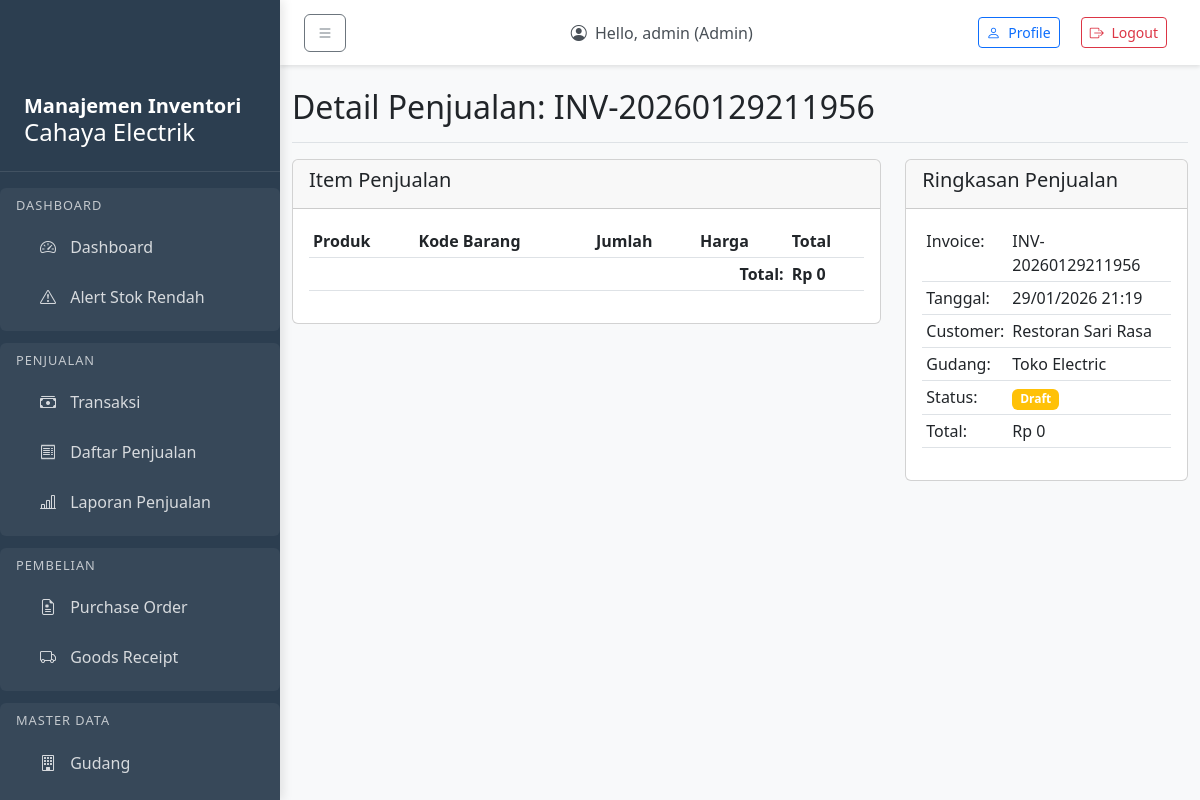
/sales/15/ (signed in), run on an earlier commit of the app's database.
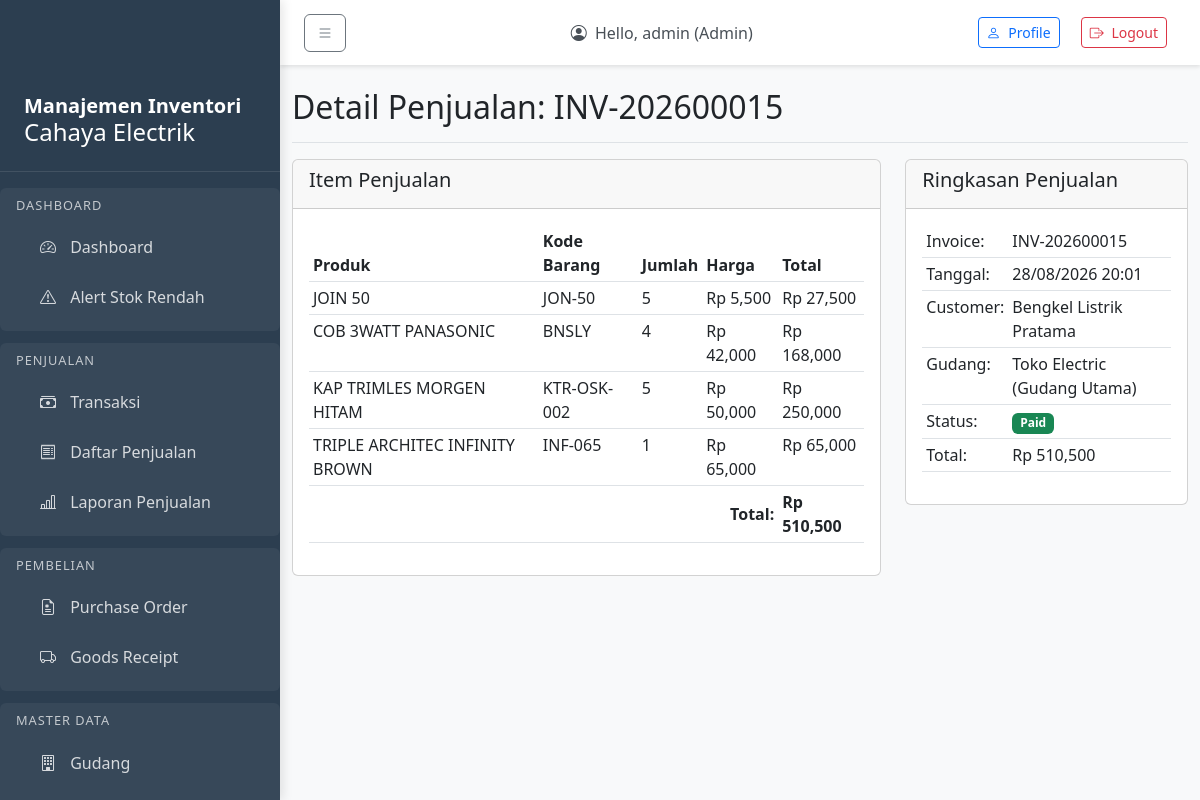
And on a later commit of the database.
### sales/models.py (models this page shows, shortened)
class Sale(models.Model):
    STATUS_CHOICES = [
        ('DRAFT', 'Draft'),
        ('PAID', 'Paid'),
        ('CANCELLED', 'Cancelled'),
    ]
    invoice_number = models.CharField(max_length=40, unique=True)
    customer = models.ForeignKey(Customer, on_delete=models.CASCADE, null=True, blank=True)
    warehouse = models.ForeignKey(Warehouse, on_delete=models.CASCADE)
    user = models.ForeignKey(User, on_delete=models.SET_NULL, null=True, blank=True, related_name='sales')
    status = models.CharField(max_length=20, choices=STATUS_CHOICES, default='DRAFT')
    total_amount = models.DecimalField(max_digits=14, decimal_places=2, default=0)
    sold_at = models.DateTimeField(auto_now_add=True)
    class Meta:
        db_table = 'sale'
        indexes = [
            models.Index(fields=['sold_at', 'status']),
        ]

class SaleItem(models.Model):
    sale = models.ForeignKey(Sale, on_delete=models.CASCADE, related_name='items')
    product = models.ForeignKey(Product, on_delete=models.CASCADE)
    qty = models.IntegerField()
    price = models.DecimalField(max_digits=12, decimal_places=2)
    class Meta:
        db_table = 'sale_item'
        indexes = [
            models.Index(fields=['sale_id', 'product_id']),
        ]
    def get_total(self):
        return self.qty * self.price

### master/models.py (models this page shows, shortened)
class Customer(models.Model):
    name = models.CharField(max_length=150)
    phone = models.CharField(max_length=30, blank=True)
    email = models.CharField(max_length=100, blank=True)
    address = models.CharField(max_length=255, blank=True)
    is_active = models.BooleanField(default=True)
    created_at = models.DateTimeField(auto_now_add=True)
    class Meta:
        db_table = 'customer'

class Product(models.Model):
    sku = models.CharField(max_length=50, unique=True)
    name = models.CharField(max_length=150)
    category = models.ForeignKey(Category, on_delete=models.CASCADE, null=True, blank=True)
    uom = models.CharField(max_length=20, default='PCS')  # Unit of Measure
    min_stock = models.IntegerField(default=0)
    price = models.DecimalField(max_digits=12, decimal_places=2, default=0)
    is_active = models.BooleanField(default=True)
    created_at = models.DateTimeField(auto_now_add=True)
    updated_at = models.DateTimeField(auto_now=True)
    class Meta:
        db_table = 'product'

### inventory/models.py (models this page shows, shortened)
class Warehouse(models.Model):
    code = models.CharField(max_length=20, unique=True)
    name = models.CharField(max_length=100)
    address = models.CharField(max_length=255, blank=True)
    created_at = models.DateTimeField(auto_now_add=True)
    class Meta:
        db_table = 'warehouse'

### sales/views.py (the view)
# urls.py: path('<int:pk>/', views.sale_detail, name='sale_detail'),
@login_required
def sale_detail(request, pk):
    if request.user.role not in ['cashier', 'manager', 'admin']:
        raise PermissionDenied("Anda tidak memiliki akses ke fitur ini.")
    sale = get_object_or_404(Sale, pk=pk)
    sale_items = SaleItem.objects.filter(sale=sale).select_related('product')
    return render(request, 'sales/sale_detail.html', {
        'sale': sale,
        'sale_items': sale_items
    })

### templates/sales/sale_detail.html (shortened to what this page needs)
{% extends 'base.html' %}
{% block content %}
<div class="d-flex justify-content-between flex-wrap flex-md-nowrap align-items-center pt-3 pb-2 mb-3 border-bottom">
    <h1 class="h2">Detail Penjualan: {{ sale.invoice_number }}</h1>
</div>
<div class="row">
    <div class="col-md-8">
        <div class="card">
            <div class="card-header">
                <h5>Item Penjualan</h5>
            </div>
            <div class="card-body">
                <div class="table-responsive">
                    <table class="table table-sm">
                        <thead>
                            <tr>
                                <th>Produk</th>
                                <th>Kode Barang</th>
                                <th>Jumlah</th>
                                <th>Harga</th>
                                <th>Total</th>
                            </tr>
                        </thead>
                        <tbody>
                            {% load humanize %}
                            {% for item in sale_items %}
                            <tr>
                                <td>{{ item.product.name }}</td>
                                <td>{{ item.product.sku }}</td>
                                <td>{{ item.qty }}</td>
                                <td>Rp {{ item.price|floatformat:0|intcomma }}</td>
                                <td>Rp {{ item.get_total|floatformat:0|intcomma }}</td>
                            </tr>
                            {% endfor %}
                        </tbody>
                        <tfoot>
                            <tr>
                                <th colspan="4" class="text-end">Total:</th>
                                <th>Rp {{ sale.total_amount|floatformat:0|intcomma }}</th>
                            </tr>
                        </tfoot>
                    </table>
                </div>
            </div>
        </div>
    </div>
    <div class="col-md-4">
        <div class="card">
            <div class="card-header">
                <h5>Ringkasan Penjualan</h5>
            </div>
            <div class="card-body">
                <table class="table table-sm">
                    <tr>
                        <td>Invoice:</td>
                        <td>{{ sale.invoice_number }}</td>
                    </tr>
                    <tr>
                        <td>Tanggal:</td>
                        <td>{{ sale.sold_at|date:"d/m/Y H:i" }}</td>
                    </tr>
                    <tr>
                        <td>Customer:</td>
                        <td>{{ sale.customer.name|default:"-" }}</td>
                    </tr>
                    <tr>
                        <td>Gudang:</td>
                        <td>{{ sale.warehouse.name }}</td>
                    </tr>
                    <tr>
                        <td>Status:</td>
                        <td>
                            {% if sale.status == 'DRAFT' %}
                                <span class="badge bg-warning">{{ sale.get_status_display }}</span>
                            {% elif sale.status == 'PAID' %}
                                <span class="badge bg-success">{{ sale.get_status_display }}</span>
                            {% elif sale.status == 'CANCELLED' %}
                                <span class="badge bg-danger">{{ sale.get_status_display }}</span>
                            {% endif %}
                        </td>
                    </tr>
                    <tr>
                        <td>Total:</td>
                        <td>Rp {{ sale.total_amount|floatformat:0|intcomma }}</td>
                    </tr>
                </table>
            </div>
        </div>
    </div>
</div>
{% endblock %}

What changed in the data, as far as the page shows it:
changed Sale: invoice_number "INV-20260129211956" → "INV-202600015"; total_amount "0" → "510,500"; sold_at "29/01/2026 21:19" → "28/08/2026 20:01"; customer.name "Restoran Sari Rasa" → "Bengkel Listrik Pratama"; warehouse.name "Toko Electric" → "Toko Electric (Gudang Utama)"; status "Draft" → "Paid"
added SaleItem: product.name "JOIN 50", product.sku "JON-50", qty "5", price "5,500", get_total "27,500"
added SaleItem: product.name "COB 3WATT PANASONIC", product.sku "BNSLY", qty "4", price "42,000", get_total "168,000"
added SaleItem: product.name "KAP TRIMLES MORGEN HITAM", product.sku "KTR-OSK-002", qty "5", price "50,000", get_total "250,000"
added SaleItem: product.name "TRIPLE ARCHITEC INFINITY BROWN", product.sku "INF-065", qty "1", price "65,000", get_total "65,000"
